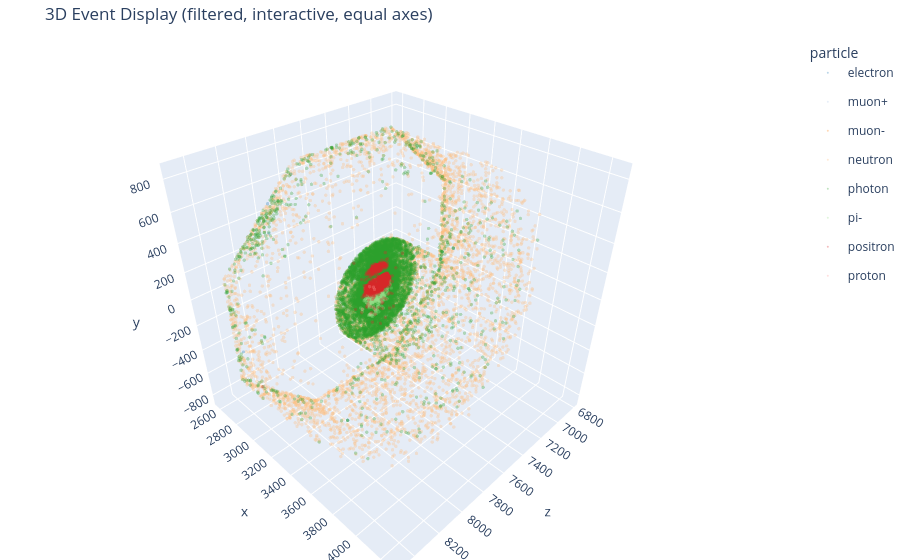

This figure's notebook cell:
### Markdown cell above
## 5) 3D Detector-Space View

### Code cell
# Interactive 3D Event Display using Plotly (with equal axes)
import plotly.graph_objects as go
if len(plot_df) == 0:
    raise ValueError("No rows available for 3D plotting after filters.")

particles = sorted(plot_df["particle"].dropna().unique())
palette = dict(zip(particles, sns.color_palette("tab20", n_colors=len(particles))))
colors = plot_df["particle"].map(palette)

# Convert colors to hex for Plotly
def rgb2hex(rgb):
    return '#%02x%02x%02x' % tuple(int(255*x) for x in rgb)

plotly_colors = plot_df["particle"].map(lambda p: rgb2hex(palette[p]))

# Calculate axis ranges for equal aspect ratio
x_vals = plot_df["z"].values
y_vals = plot_df["x"].values
z_vals = plot_df["y"].values
x_min, x_max = x_vals.min(), x_vals.max()
y_min, y_max = y_vals.min(), y_vals.max()
z_min, z_max = z_vals.min(), z_vals.max()
x_range = x_max - x_min
y_range = y_max - y_min
z_range = z_max - z_min
max_range = max(x_range, y_range, z_range)
x_center = (x_max + x_min) / 2
y_center = (y_max + y_min) / 2
z_center = (z_max + z_min) / 2
half_range = max_range / 2
x_axis = [x_center - half_range, x_center + half_range]
y_axis = [y_center - half_range, y_center + half_range]
z_axis = [z_center - half_range, z_center + half_range]

fig = go.Figure()
for p in particles:
    mask = plot_df["particle"] == p
    fig.add_trace(go.Scatter3d(
        x=plot_df.loc[mask, "z"],
        y=plot_df.loc[mask, "x"],
        z=plot_df.loc[mask, "y"],
        mode='markers',
        marker=dict(size=2, color=rgb2hex(palette[p]), opacity=0.3),
        name=p,
        legendgroup=p,
        showlegend=True
    ))

fig.update_layout(
    scene=dict(
        xaxis_title="z",
        yaxis_title="x",
        zaxis_title="y",
        xaxis=dict(range=x_axis),
        yaxis=dict(range=y_axis),
        zaxis=dict(range=z_axis),
        aspectmode='cube'  # Ensures 1:1:1 aspect ratio
    ),
    title="3D Event Display (filtered, interactive, equal axes)",
    legend_title_text="particle",
    margin=dict(l=0, r=0, b=0, t=40)
    # You can adjust camera here if you want a default view
    # scene_camera=dict(eye=dict(x=1.5, y=1.5, z=1.0))
    # But user can rotate freely
    )

fig.show()

### Figure 1 — Plotly figure (JSON) as saved in the notebook; plotly's stock layout.template omitted (floating-point values rounded to 4 significant figures; data arrays with more than 128 entries replaced by an {"elided": "..."} marker saying what was removed)
{"data": [{"legendgroup": "electron", "marker": {"color": "#1f77b4", "opacity": 0.3, "size": 2}, "mode": "markers", "name": "electron", "showlegend": true, "type": "scatter3d", "x": {"elided": "7578 float values"}, "y": {"elided": "7578 float values"}, "z": {"elided": "7578 float values"}}, {"legendgroup": "muon+", "marker": {"color": "#aec7e8", "opacity": 0.3, "size": 2}, "mode": "markers", "name": "muon+", "showlegend": true, "type": "scatter3d", "x": [7609.0, 7575.0, 7733.0, 7632.0, 7694.0, 7609.0, 7711.0, 7689.0, 7659.0, 7718.0, 7630.0, 7660.0, 7610.0, 7630.0, 7683.0, 7643.0, 7651.0, 7638.0, 7673.0, 7684.0, 7606.0, 7654.0, 7652.0, 7692.0, 7647.0, 7644.0, 7622.0], "y": [3259.0, 3259.0, 3259.0, 3259.0, 3259.0, 3259.0, 3259.0, 3259.0, 3259.0, 3259.0, 3259.0, 3259.0, 3259.0, 3259.0, 3259.0, 3259.0, 3259.0, 3259.0, 3259.0, 3259.0, 3259.0, 3259.0, 3259.0, 3259.0, 3259.0, 3259.0, 3259.0], "z": [70.51, 81.04, 47.69, 75.1, 38.08, 52.82, 70.82, 17.68, 68.5, 37.88, 22.02, 54.52, 49.03, 75.41, -11.6, 80.91, 8.375, 33.72, 65.87, 67.41, 26.64, 79.53, 82.61, 64.38, 69.98, 44.1, 53.94]}, {"legendgroup": "muon-", "marker": {"color": "#ff7f0e", "opacity": 0.3, "size": 2}, "mode": "markers", "name": "muon-", "showlegend": true, "type": "scatter3d", "x": {"elided": "4737 float values"}, "y": {"elided": "4737 float values"}, "z": {"elided": "4737 float values"}}, {"legendgroup": "neutron", "marker": {"color": "#ffbb78", "opacity": 0.3, "size": 2}, "mode": "markers", "name": "neutron", "showlegend": true, "type": "scatter3d", "x": {"elided": "7307 float values"}, "y": {"elided": "7307 float values"}, "z": {"elided": "7307 float values"}}, {"legendgroup": "photon", "marker": {"color": "#2ca02c", "opacity": 0.3, "size": 2}, "mode": "markers", "name": "photon", "showlegend": true, "type": "scatter3d", "x": {"elided": "28621 float values"}, "y": {"elided": "28621 float values"}, "z": {"elided": "28621 float values"}}, {"legendgroup": "pi-", "marker": {"color": "#98df8a", "opacity": 0.3, "size": 2}, "mode": "markers", "name": "pi-", "showlegend": true, "type": "scatter3d", "x": {"elided": "330 float values"}, "y": {"elided": "330 float values"}, "z": {"elided": "330 float values"}}, {"legendgroup": "positron", "marker": {"color": "#d62728", "opacity": 0.3, "size": 2}, "mode": "markers", "name": "positron", "showlegend": true, "type": "scatter3d", "x": {"elided": "1220 float values"}, "y": {"elided": "1220 float values"}, "z": {"elided": "1220 float values"}}, {"legendgroup": "proton", "marker": {"color": "#ff9896", "opacity": 0.3, "size": 2}, "mode": "markers", "name": "proton", "showlegend": true, "type": "scatter3d", "x": [7612.0, 7716.0, 7686.0, 7675.0, 7672.0, 7718.0, 7684.0, 7780.0], "y": [3259.0, 3259.0, 3259.0, 3259.0, 3259.0, 3259.0, 3259.0, 3259.0], "z": [-117.6, 51.84, -119.1, 11.91, -148.6, -156.4, 33.26, -89.25]}], "layout": {"legend": {"title": {"text": "particle"}}, "margin": {"b": 0, "l": 0, "r": 0, "t": 40}, "scene": {"aspectmode": "cube", "xaxis": {"range": [6759.0, 8541.0], "title": {"text": "z"}}, "yaxis": {"range": [2534.0, 4316.0], "title": {"text": "x"}}, "zaxis": {"range": [-891.0, 891.0], "title": {"text": "y"}}}, "title": {"text": "3D Event Display (filtered, interactive, equal axes)"}}}
